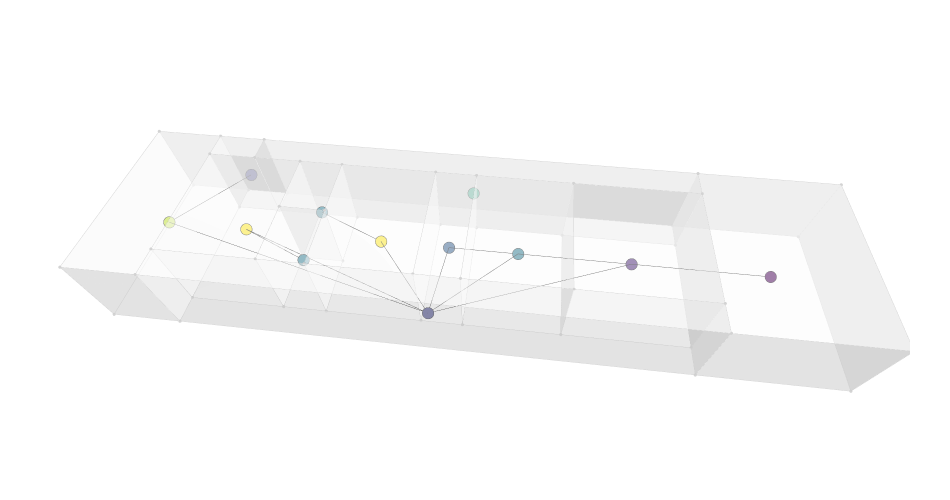

The notebook cell saved with this chart:
### Code cell
g = Graph.ByTopology(house, direct=False, directApertures=True)
graph_data = Plotly.DataByGraph(g, vertexSize=4, vertexGroupKey="label", vertexLabelKey="title", vertexGroups=[0,1,2,3,4,5,6,7,8,9])
bldg_data = Plotly.DataByTopology(house, faceOpacity=0.5, edgeColor="lightgrey", vertexColor="lightgrey")
# bldg_data = []
# graph_data = []
fig = Plotly.FigureByData(graph_data+bldg_data)
Plotly.Show(fig, renderer='jupyterlab')

### Figure 1 — Plotly figure (JSON) as saved in the notebook; plotly's stock layout.template omitted (floating-point values rounded to 4 significant figures; data arrays with more than 128 entries replaced by an {"elided": "..."} marker saying what was removed)
{"data": [{"hoverinfo": "text", "legendgroup": "4", "legendrank": 4, "marker": {"color": [4, 1, 2, 6, 9, 10, 2, 3, 4, 4, 10, 0], "colorscale": [[0, "#440154"], [0.1111, "#482878"], [0.2222, "#3e4989"], [0.3333, "#31688e"], [0.4444, "#26828e"], [0.5556, "#1f9e89"], [0.6667, "#35b779"], [0.7778, "#6ece58"], [0.8889, "#b5de2b"], [1, "#fde725"]], "line": {"color": "black", "width": 0.5}, "size": 4, "symbol": "circle"}, "mode": "markers", "name": "Graph Vertices", "showlegend": false, "text": ["WC 1 (4)", "Living Room (1)", "Corridor 1 (2)", "Garden (6)", "Backyard (9)", "Bedroom 2 (10)", "Service (2)", "Kitchen (3)", "Dining Room (4)", "WC 2 (4)", "Bedroom 1 (10)", "Parking (0)"], "type": "scatter3d", "x": [2.125, 3.25, 0.5, 6, 3.25, 3.25, 6, 3.25, 3.25, 4.375, 3.25, 3.25], "y": [18.8, 7.25, 14.05, 13.18, 24.35, 16.25, 22.23, 13.75, 11.25, 18.8, 21.35, 2.5], "z": [1.5, 1.5, 1.5, 1.5, 1.5, 1.5, 1.5, 1.5, 1.5, 1.5, 1.5, 1.5]}, {"hoverinfo": "text", "legendgroup": "5", "legendrank": 5, "line": {"color": "black", "width": 1}, "mode": "lines", "name": "Graph Edges", "showlegend": false, "text": "", "type": "scatter3d", "x": [3.25, 2.125, null, 3.25, 3.25, null, 0.5, 3.25, null, 3.25, 3.25, null, 0.5, 3.25, null, 0.5, 3.25, null, 0.5, 3.25, null, 0.5, 3.25, null, 0.5, 3.25, null, 3.25, 6, null, 3.25, 4.375, null, 3.25, 3.25, null], "y": [21.35, 18.8, null, 7.25, 11.25, null, 14.05, 7.25, null, 2.5, 7.25, null, 14.05, 11.25, null, 14.05, 16.25, null, 14.05, 21.35, null, 14.05, 24.35, null, 14.05, 13.75, null, 24.35, 22.23, null, 16.25, 18.8, null, 13.75, 11.25, null], "z": [1.5, 1.5, null, 1.5, 1.5, null, 1.5, 1.5, null, 1.5, 1.5, null, 1.5, 1.5, null, 1.5, 1.5, null, 1.5, 1.5, null, 1.5, 1.5, null, 1.5, 1.5, null, 1.5, 1.5, null, 1.5, 1.5, null, 1.5, 1.5, null]}, {"hoverinfo": "text", "hovertext": "", "legendgroup": "1", "legendrank": 1, "marker": {"color": "lightgrey", "size": 1.1}, "mode": "markers", "name": "Topology Vertices", "showlegend": false, "text": "", "type": "scatter3d", "x": [0, 1, 5.5, 6.5, 6.5, 0, 1, 0, 5.5, 6.5, 6.5, 0, 0, 1, 1, 1, 1, 1, 1, 0, 1, 1, 1, 1, 1, 1, 5.5, 5.5, 5.5, 6.5, 5.5, 5.5, 5.5, 5.5, 5.5, 6.5, 5.5, 5.5, 5.5, 5.5, 0, 6.5, 6.5, 5.5, 0, 6.5, 6.5, 5.5, 3.25, 3.25, 3.25, 3.25], "y": [5, 5, 5, 5, 0, 0, 5, 5, 5, 5, 0, 0, 23.1, 23.1, 19.6, 18, 14.5, 13, 9.5, 23.1, 23.1, 19.6, 18, 14.5, 13, 9.5, 9.5, 9.5, 21.35, 21.35, 13, 14.5, 18, 19.6, 21.35, 21.35, 13, 14.5, 18, 19.6, 25.6, 25.6, 23.1, 23.1, 25.6, 25.6, 23.1, 23.1, 19.6, 19.6, 18, 18], "z": [0, 0, 0, 0, 0, 0, 3, 3, 3, 3, 3, 3, 0, 0, 0, 0, 0, 0, 0, 3, 3, 3, 3, 3, 3, 3, 0, 3, 0, 0, 0, 0, 0, 0, 3, 3, 3, 3, 3, 3, 0, 0, 0, 0, 3, 3, 3, 3, 0, 3, 0, 3]}, {"hoverinfo": "text", "legendgroup": "2", "legendrank": 2, "line": {"color": "lightgrey", "width": 1}, "marker": {"size": 0}, "mode": "lines", "name": "Topology Edges", "showlegend": false, "text": "", "type": "scatter3d", "x": {"elided": "300 float values"}, "y": {"elided": "300 float values"}, "z": {"elided": "300 int values"}}, {"cmax": 1, "cmin": 0, "color": "#FAFAFA", "colorscale": [[0, "#440154"], [0.1111, "#482878"], [0.2222, "#3e4989"], [0.3333, "#31688e"], [0.4444, "#26828e"], [0.5556, "#1f9e89"], [0.6667, "#35b779"], [0.7778, "#6ece58"], [0.8889, "#b5de2b"], [1, "#fde725"]], "flatshading": true, "hoverinfo": "text", "hovertext": "", "i": {"elided": "156 int values"}, "j": {"elided": "156 int values"}, "k": {"elided": "156 int values"}, "legendgroup": "3", "legendrank": 3, "lighting": {"facenormalsepsilon": 0}, "name": "Topology Faces", "opacity": 0.5, "showlegend": false, "showscale": false, "text": "", "type": "mesh3d", "x": [5.5, 6.5, 6.5, 1, 0, 0, 1, 0, 5.5, 6.5, 6.5, 0, 1, 0, 1, 1, 1, 1, 1, 1, 0, 1, 1, 1, 1, 1, 5.5, 5.5, 6.5, 5.5, 5.5, 5.5, 5.5, 5.5, 6.5, 5.5, 5.5, 5.5, 5.5, 5.5, 6.5, 6.5, 5.5, 0, 6.5, 0, 6.5, 5.5, 3.25, 3.25, 3.25, 3.25], "y": [5, 5, 0, 5, 0, 5, 5, 5, 5, 5, 0, 0, 9.5, 23.1, 23.1, 19.6, 18, 14.5, 13, 23.1, 23.1, 19.6, 18, 14.5, 13, 9.5, 9.5, 9.5, 21.35, 14.5, 18, 19.6, 21.35, 13, 21.35, 21.35, 13, 14.5, 18, 19.6, 25.6, 23.1, 23.1, 25.6, 25.6, 25.6, 23.1, 23.1, 19.6, 19.6, 18, 18], "z": [0, 0, 0, 0, 0, 0, 3, 3, 3, 3, 3, 3, 0, 0, 0, 0, 0, 0, 0, 3, 3, 3, 3, 3, 3, 3, 0, 3, 0, 0, 0, 0, 0, 0, 3, 3, 3, 3, 3, 3, 0, 0, 0, 0, 3, 3, 3, 3, 0, 3, 0, 3]}], "layout": {"autosize": true, "height": 500, "margin": {"b": 40, "l": 40, "r": 40, "t": 40}, "paper_bgcolor": "rgba(0, 0, 0, 0)", "plot_bgcolor": "rgba(0, 0, 0, 0)", "scene": {"aspectmode": "data", "aspectratio": {"x": 0.8194, "y": 3.227, "z": 0.3782}, "camera": {"center": {"x": 0, "y": 0, "z": 0}, "eye": {"x": -1.284, "y": -0.1455, "z": 1.737}, "projection": {"type": "perspective"}, "up": {"x": 0, "y": 0, "z": 1}}, "xaxis": {"type": "linear", "visible": false}, "yaxis": {"type": "linear", "visible": false}, "zaxis": {"type": "linear", "visible": false}}, "showlegend": true, "width": 950, "xaxis": {"showgrid": false, "visible": false, "zeroline": false}, "yaxis": {"showgrid": false, "visible": false, "zeroline": false}}}
